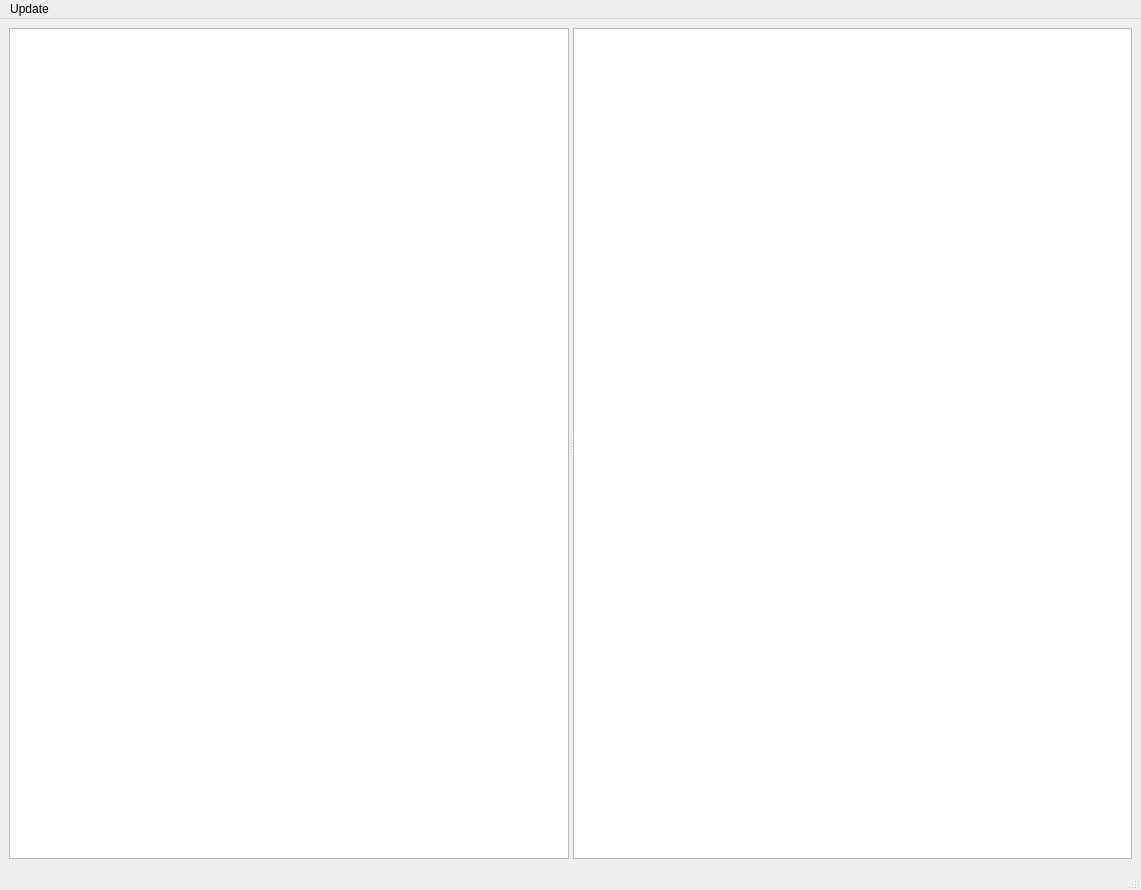
<?xml version="1.0" encoding="UTF-8"?>
<ui version="4.0">
 <class>MainWindow</class>
 <widget class="QMainWindow" name="MainWindow">
  <property name="geometry">
   <rect>
    <x>0</x>
    <y>0</y>
    <width>1141</width>
    <height>890</height>
   </rect>
  </property>
  <property name="windowTitle">
   <string>MainWindow</string>
  </property>
  <widget class="QWidget" name="centralwidget">
   <layout class="QHBoxLayout" name="horizontalLayout">
    <item>
     <widget class="QSplitter" name="splitter">
      <property name="orientation">
       <enum>Qt::Horizontal</enum>
      </property>
      <widget class="QPlainTextEdit" name="plainTextEdit"/>
      <widget class="QTextEdit" name="textEdit">
       <property name="readOnly">
        <bool>true</bool>
       </property>
      </widget>
     </widget>
    </item>
   </layout>
  </widget>
  <widget class="QMenuBar" name="menubar">
   <property name="geometry">
    <rect>
     <x>0</x>
     <y>0</y>
     <width>1141</width>
     <height>26</height>
    </rect>
   </property>
   <widget class="QMenu" name="menuUpdate">
    <property name="title">
     <string>Update</string>
    </property>
    <addaction name="action_display_html"/>
    <addaction name="actionsave"/>
    <addaction name="actionload"/>
   </widget>
   <addaction name="menuUpdate"/>
  </widget>
  <widget class="QStatusBar" name="statusbar"/>
  <action name="action_display_html">
   <property name="text">
    <string>&amp;display html</string>
   </property>
   <property name="shortcut">
    <string>Ctrl+D</string>
   </property>
  </action>
  <action name="actionsave">
   <property name="text">
    <string>save</string>
   </property>
   <property name="shortcut">
    <string>Ctrl+S</string>
   </property>
  </action>
  <action name="actionload">
   <property name="text">
    <string>load</string>
   </property>
   <property name="shortcut">
    <string>Ctrl+L</string>
   </property>
  </action>
 </widget>
 <resources/>
 <connections/>
</ui>
